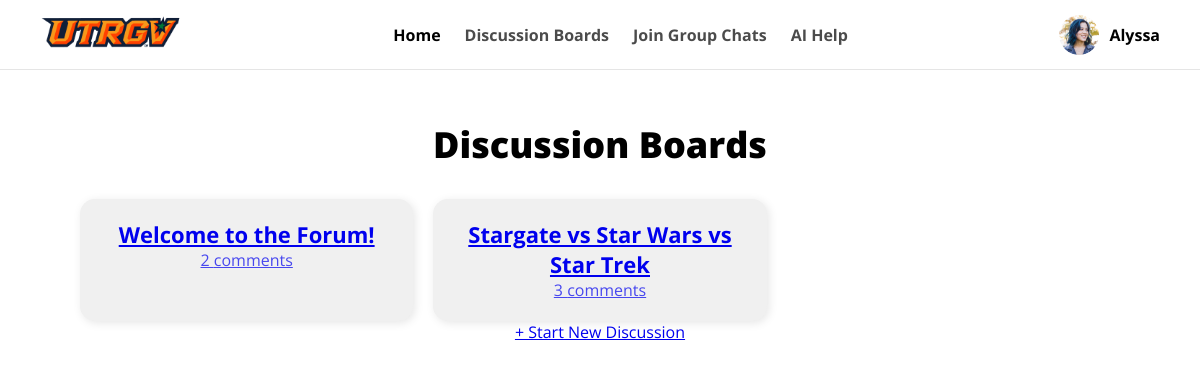
/Main/discussion/ (signed in), run on the app's committed database.
### Main/models.py (models this page shows, shortened)
class Discussion(models.Model):
    title = models.CharField(max_length=255)
    created_by = models.ForeignKey(User, on_delete=models.CASCADE)
    created_at = models.DateTimeField(auto_now_add=True)

### Main/views.py (the view)
# urls.py: path('discussion/', views.discussion, name='discussion'),
@login_required
def discussion(request):
    if not Discussion.objects.exists():
        Discussion.objects.create(title="Welcome to the Forum!", created_by=request.user)
    discussions = Discussion.objects.all()
    return render(request, 'Main/discussion.html', {'discussions': discussions})

### Main/templates/Main/discussion.html (shortened to what this page needs)
{% load static %}
<!DOCTYPE html>
<html lang="en">
<head>
  <link rel="stylesheet" href="{% static 'Main/css/styles.css' %}">
</head>
<body>
<header>
  <div class="header-container">
    <a href="{% url 'dashboard' %}">
      <img class="nav-logo" src="{% static 'Main/images/nav-utrgv.png' %}"/>
    </a>
    <nav class="main-nav">
      <a href="{% url 'dashboard' %}" class="nav-link active">Home</a>
      <a href="{% url 'discussion' %}" class="nav-link">Discussion Boards</a>
      <a href="{% url 'groupchat' %}" class="nav-link">Join Group Chats</a>
      <a href="#" class="nav-link">AI Help</a>
    </nav>
    <div class="user-profile">
      <img class="avatar" src="{% static 'Main/images/Avatar.png' %}"/>
      <span class="username">Alyssa</span>
    </div>
  </div>
</header>
<div class="discussion-container">
  <h2 class="discussion-title">Discussion Boards</h2>
  <div class="discussion-grid">
    {% for d in discussions %}
      <a href="{% url 'discussion_detail' d.pk %}" class="discussion-card">
        <h3>{{ d.title }}</h3>
        <p>{{ d.comments.count }} comments</p>
      </a>
    {% endfor %}
  </div>
  <div class="create-discussion-button">
    <a href="{% url 'creatediscussion' %}" class="button">+ Start New Discussion</a>
  </div>
</div>
</body>
</html>

### Main/static/Main/css/styles.css (style rules this page uses)
* { margin: 0; padding: 0; box-sizing: border-box; }
body { font-family: "Open Sans", sans-serif; background: #fff; }
header { border-bottom: 1px solid rgba(0,0,0,0.1); height: 70px; }
.header-container { display: flex; align-items: center; justify-content: space-between; height: 100%; padding: 0 40px; }
.nav-logo { height: 130px; padding-top: 30px; }
.main-nav { display: flex; gap: 24px; }
.nav-link { font-size: 16px; font-weight: 700; opacity: 0.7; text-decoration: none; color: #000; }
.nav-link.active { opacity: 1; }
.discussion-container { padding: 50px 80px; text-align: center; }
.discussion-title { font-size: 36px; font-weight: 900; margin-bottom: 30px; }
.discussion-grid { display: grid; grid-template-columns: repeat(3, 1fr); gap: 20px; justify-content: center; }
.discussion-card { background: #f0f0f0; padding: 20px; border-radius: 15px; box-shadow: 2px 2px 10px rgba(0, 0, 0, 0.1); text-align: center; cursor: pointer; transition: 0.3s ease-in-out; }
.discussion-card h3 { font-size: 22px; font-weight: 700; }
.discussion-card p { font-size: 16px; opacity: 0.7; }
.avatar { width: 40px; height: 40px; border-radius: 50%; }
.user-profile { display: flex; align-items: center; gap: 10px; }
.username { font-weight: 700; }

### data on the page
Discussion: title "Welcome to the Forum!", comments.count "2"
Discussion: title "Stargate vs Star Wars vs Star Trek", comments.count "3"
